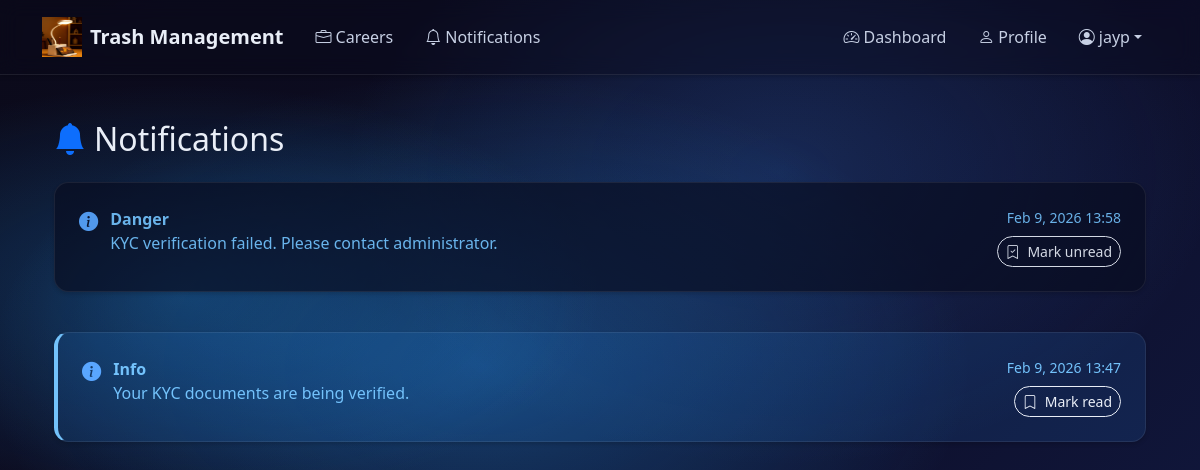
The page /notifications/ (signed in) on the database as committed earlier.
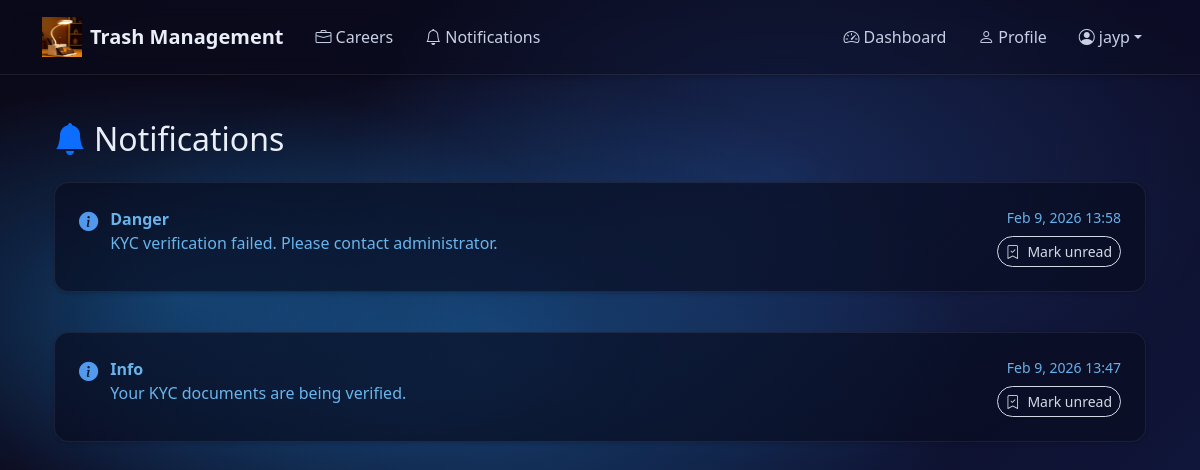
The same page on the database as committed later.
### apps/notifications/models.py (models this page shows, shortened)
class Notification(models.Model):
    LEVEL_CHOICES = [
        ('info', 'Info'),
        ('success', 'Success'),
        ('warning', 'Warning'),
        ('danger', 'Danger'),
    ]
    recipient = models.ForeignKey(
        settings.AUTH_USER_MODEL, null=True, blank=True, on_delete=models.CASCADE
    )
    message = models.TextField()
    level = models.CharField(max_length=16, choices=LEVEL_CHOICES, default='info')
    link = models.CharField(max_length=512, blank=True)
    read = models.BooleanField(default=False)
    created_at = models.DateTimeField(auto_now_add=True)
    class Meta:
        ordering = ['-created_at']

### apps/notifications/views.py (the view)
# urls.py: path('', views.index, name='notifications-index'),
def index(request):
    if request.user.is_authenticated:
        notifs = Notification.objects.filter(recipient=request.user)
    else:
        notifs = Notification.objects.filter(recipient__isnull=True)
    return render(request, 'notifications/index.html', {'notifications': notifs})

### templates/notifications/index.html (shortened to what this page needs)
{% extends 'base.html' %}
{% block content %}
<div class="container mt-4 notifications-page">
  <h2 class="mb-4"><i class="bi bi-bell-fill text-primary me-2"></i>Notifications</h2>
  {% if notifications %}
    <div class="row g-3">
      {% for n in notifications %}
        <div class="col-12">
          <div class="card notification-card {% if n.read %}notification-read{% else %}notification-unread{% endif %}">
            <div class="card-body d-flex justify-content-between align-items-start">
              <div class="d-flex">
                <div class="notification-icon">
                  {% if n.level == 'success' %}
                    <i class="bi bi-check-circle-fill"></i>
                  {% elif n.level == 'warning' %}
                    <i class="bi bi-exclamation-triangle-fill"></i>
                  {% elif n.level == 'error' %}
                    <i class="bi bi-x-circle-fill"></i>
                  {% else %}
                    <i class="bi bi-info-circle-fill"></i>
                  {% endif %}
                </div>
                <div>
                  <div class="fw-bold">{{ n.level|capfirst }}</div>
                  <div>{{ n.message }}</div>
                </div>
              </div>
              <div class="text-end">
                <div class="text-muted small">{{ n.created_at|date:"M j, Y H:i" }}</div>
                {% if n.recipient %}
                  <button class="btn btn-sm btn-outline-primary toggle-read-btn mt-2" data-id="{{ n.id }}">
                    <i class="bi {% if n.read %}bi-bookmark-check{% else %}bi-bookmark{% endif %} me-1"></i>
                    {% if n.read %}Mark unread{% else %}Mark read{% endif %}
                  </button>
                {% endif %}
              </div>
            </div>
          </div>
        </div>
      {% endfor %}
    </div>
  {% else %}
    <div class="alert alert-info d-flex align-items-center">
      <i class="bi bi-info-circle-fill me-2 fs-4"></i>
      No notifications at this time.
    </div>
  {% endif %}
</div>
{% endblock %}

Rows that differ between the two databases and show on the page:
changed Notification "Info": read "Mark read" → "Mark unread"
